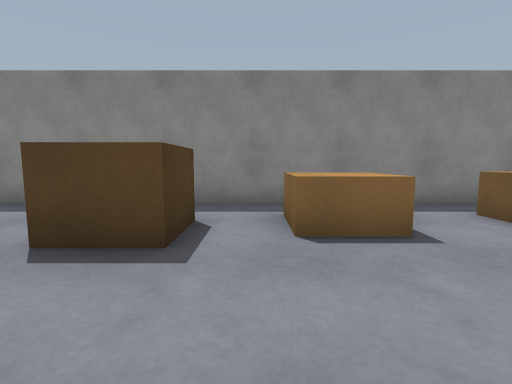
View 1 (above)

19 first-person views from a walk through a robot-simulator world made for Webots. The camera is 0.94 m above the floor, tilts 6° down and sees 85° across. The floor is counted in squares, 1 m on a side. Each view is taken from the middle of a square. On the plan, view 1 faces up. The plan holds only what a view shows up to about 11 squares ahead; the rest is blank. The place goes on beyond the plan.

View 2
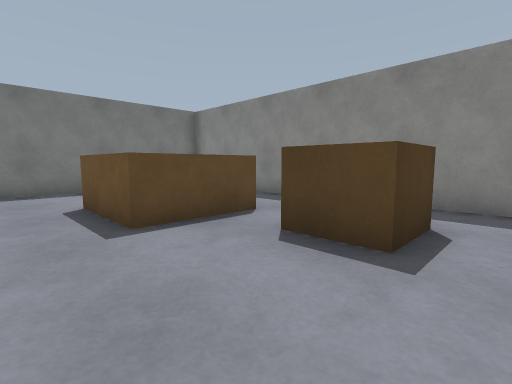

View 3
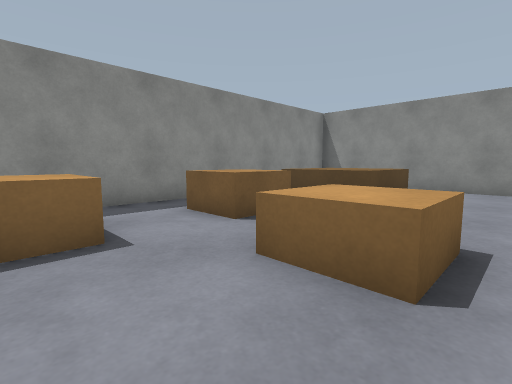

View 4
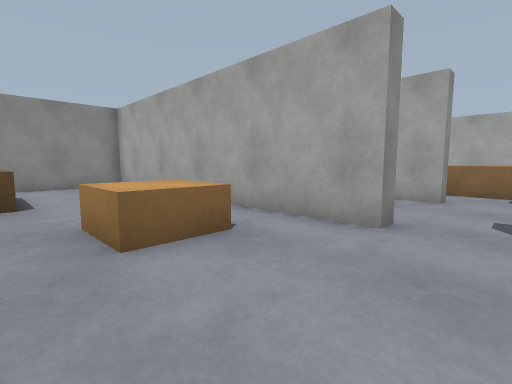

View 5
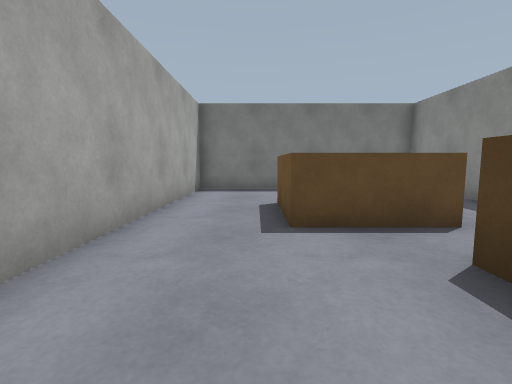

View 6
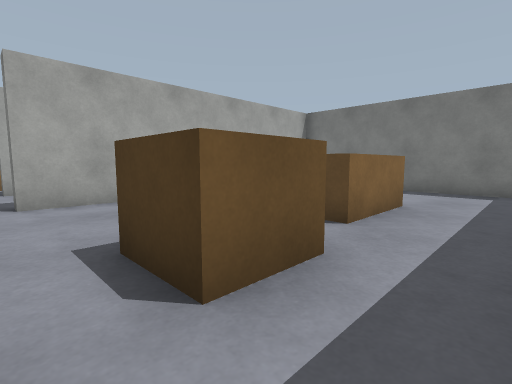

View 7
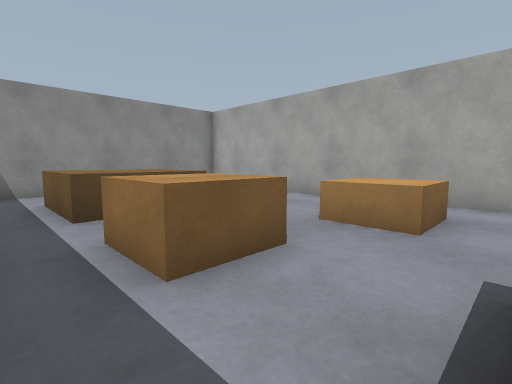

View 8
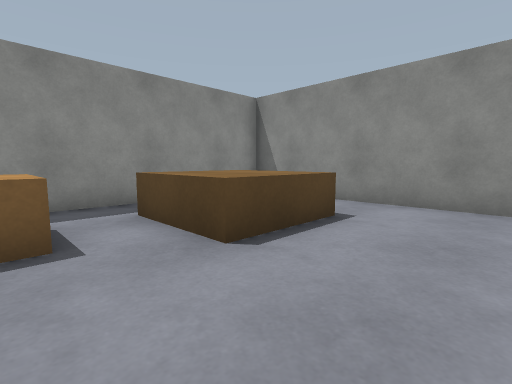

View 9
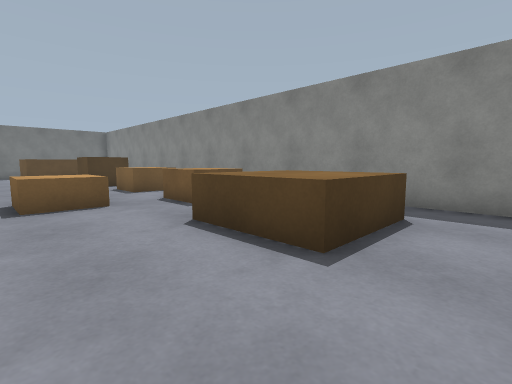

View 10
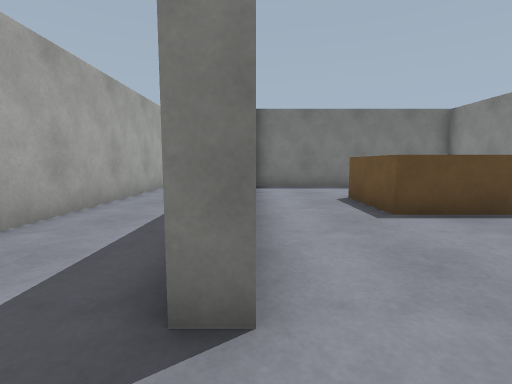

View 11
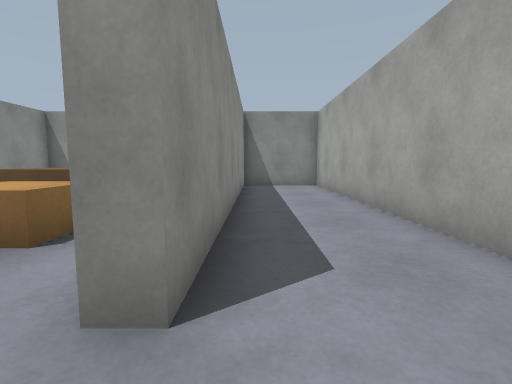

View 12
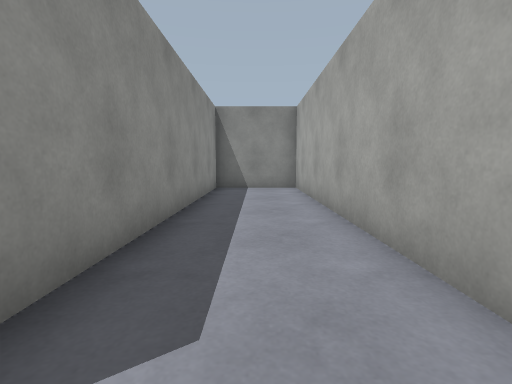

View 13
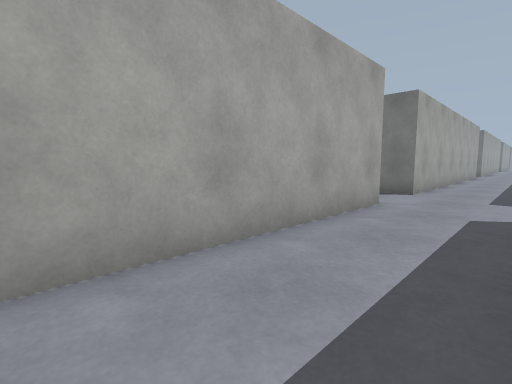

View 14
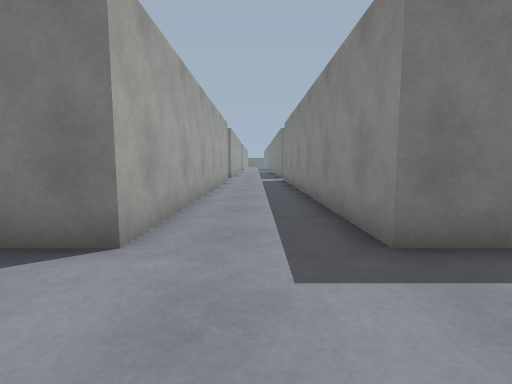

View 15
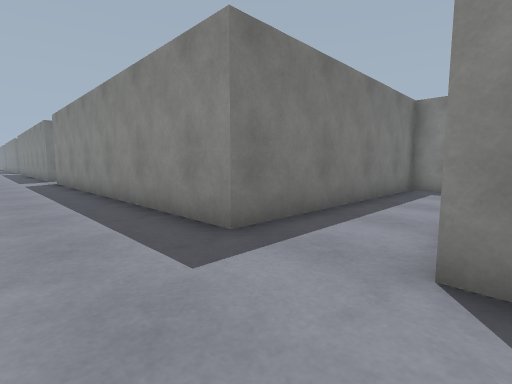

View 16
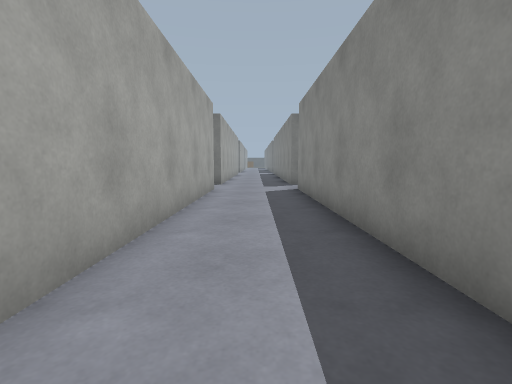

View 17
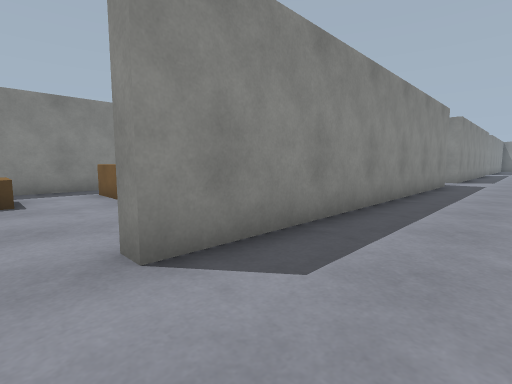

View 18
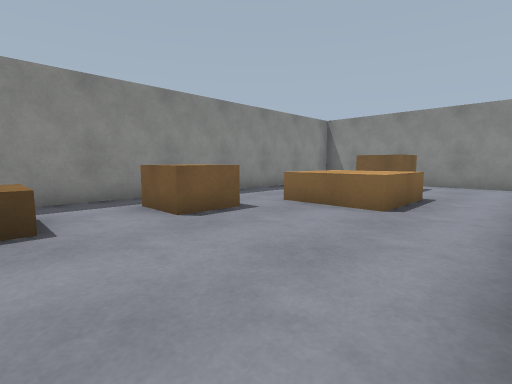

View 19
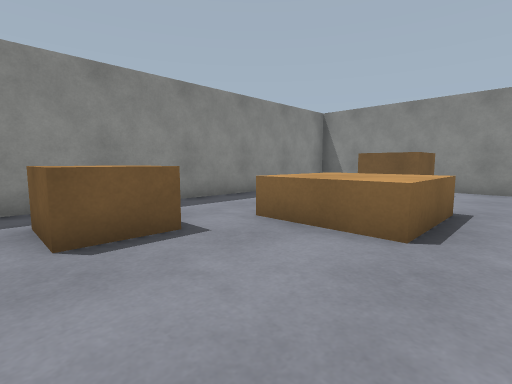

### Floor plan
Points are (right, up) in squares from view 1. A wall is a line through its corners. A room is listed if a view was taken in it or the views show most of it. See-through windows are left out.
Room 1 (views 1, 2, 3, 4, 5, 6, 7, 8, 9, 10)
walls: (1.5, -1.5) (1.5, -1) (11.5, -1) (11.5, 6.5) (-10, 6.5) (-10, -1) (-0.5, -1) (-0.5, -1.5)
ways out: opening at (0.5, -1) to room 2
objects: crate (-6, 2) to (-4, 4); crate (-2, 3) to (-1, 4); crate (1, 4) to (2, 5); crate (3, 1) to (4, 2); crate (4, 4) to (5, 5); crate (7, 3) to (9, 5)
Room 2 (views 11, 12, 13, 14, 15, 16, 17)
walls: (-10, -1.5) (-10.5, -1.5); (-10.6, -4.5) (-2.8, -4.5); (-12, 6.5) (-13, 6.5) (-13, -1.5) (-25, -1.5); (1.5, -5) (1.5, -4.5) (11.5, -4.5) (11.5, -1.5) (1.5, -1.5); (-25, -4.5) (-13, -4.5) (-13, -5.5)
ways out: opening at (0.5, -1) to room 1; opening at (-26, -1) to room 3
Room 3 (views 18, 19)
walls: (-14.8, 6.5) (-25.8, 6.5); (-25, -1.5) (-25, -1); (-13.5, -0.5) (-13.5, 5.2)
ways out: opening at (-26, -1) to room 2
objects: crate (-26, 4) to (-26, 5); crate (-23, 4) to (-22, 5); crate (-20, 1) to (-18, 3); crate (-16, 2) to (-15, 3)

Where each view was taken, in squares from view 1:
view 1: 0 up, 0 right, facing up
view 2: 0 up, 0 right, facing up-left
view 3: 0 up, 1 right, facing up-right
view 4: 3 up, 0 right, facing down-right
view 5: 1 up, 0 right, facing left
view 6: 6 up, 0 right, facing down-left
view 7: 6 up, 2 right, facing down-right
view 8: 0 up, 5 right, facing up-right
view 9: 0 up, 11 right, facing up-left
view 10: 1 down, 1 right, facing left
view 11: 2 down, 0 right, facing right
view 12: 3 down, 1 right, facing right
view 13: 2 down, 4 left, facing down-left
view 14: 3 down, 10 left, facing left
view 15: 4 down, 10 left, facing up-left
view 16: 3 down, 15 left, facing left
view 17: 4 down, 26 left, facing up-right
view 18: 1 down, 26 left, facing up-right
view 19: 0 up, 24 left, facing up-right
